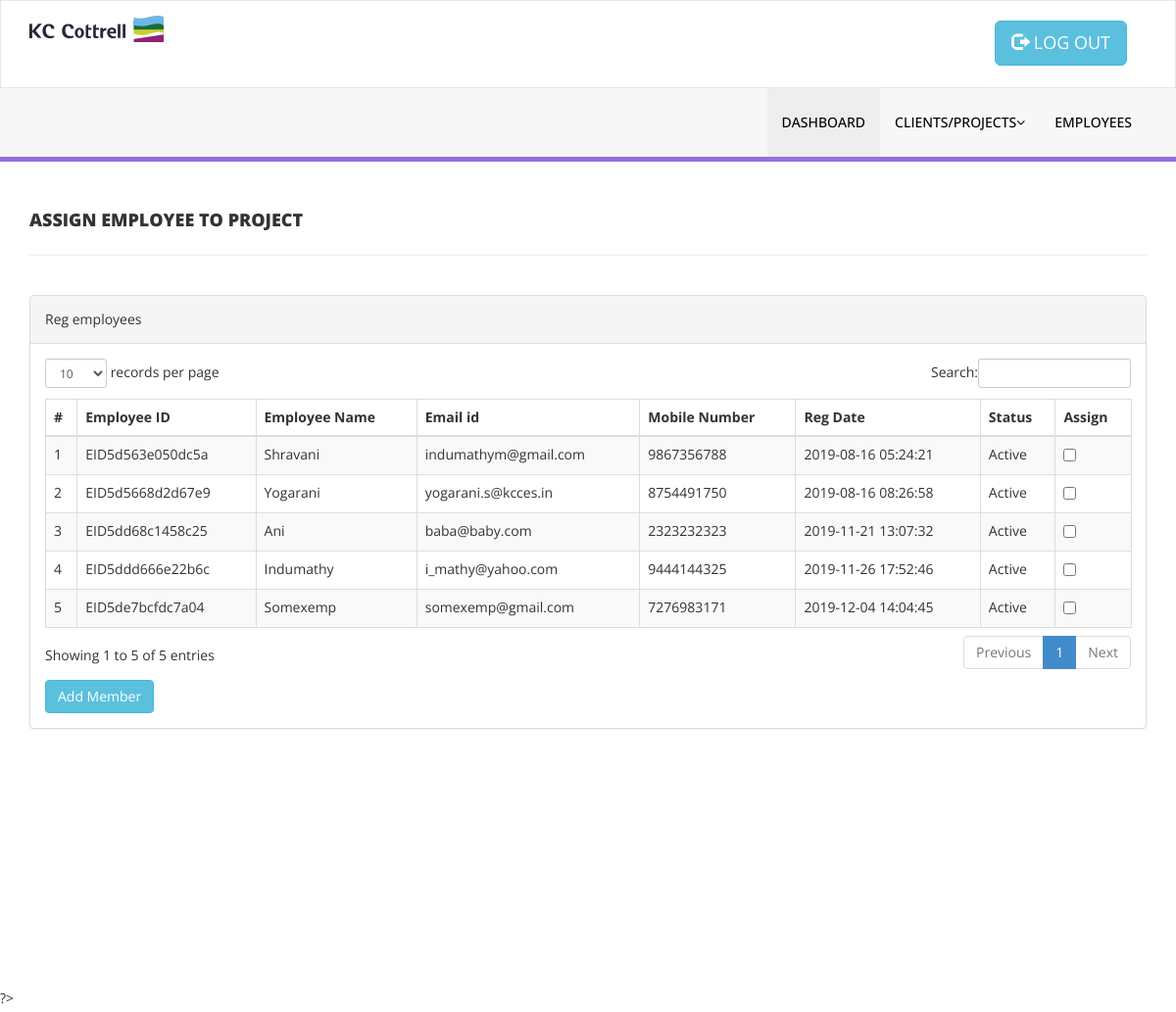
The page /admin/Administrator2/select-employee.php on the database its author committed.
### tables this page shows
CREATE TABLE `tblemployee` (
  `eid` varchar(30) NOT NULL,
  `FullName` varchar(20) NOT NULL,
  `Number` text NOT NULL,
  `email` varchar(50) NOT NULL,
  `password` varchar(300) NOT NULL,
  `RegDate` datetime NOT NULL,
  `status` int(10) NOT NULL,
  `Type` int(1) NOT NULL
);

### admin/Administrator2/select-employee.php (the view, shortened to what this page needs)
<?php
include('includes/config.php');
    ?>
<!DOCTYPE html>
<html xmlns="http://www.w3.org/1999/xhtml">
<head>
    <link href="assets/css/bootstrap.css" rel="stylesheet" />
    <link href="assets/css/font-awesome.css" rel="stylesheet" />
    <link href="assets/js/dataTables/dataTables.bootstrap.css" rel="stylesheet" />
    <link href="assets/css/style.css" rel="stylesheet" />
</head>
<body>
<?php include('includes/header.php');?>
    <div class="content-wrapper">
    <div class="container">
        <form action='here.php' method='POST'>
        <div class="row pad-botm">
            <div class="col-md-12">
                <h4 class="header-line">Assign Employee to Project</h4>
    </div>
        </div>
            <div class="row">
                <div class="col-md-12">
                    <div class="panel panel-default">
                        <div class="panel-heading">
                          Reg employees
                        </div>
                        <div class="panel-body">
                            <div class="table-responsive">
                                <table class="table table-striped table-bordered table-hover" id="dataTables-example">
                                    <thead>
                                        <tr>
                                            <th>#</th>
                                            <th>Employee ID</th>
                                            <th>Employee Name</th>
                                            <th>Email id </th>
                                            <th>Mobile Number</th>
                                            <th>Reg Date</th>
                                            <th>Status</th>
                                            <th>Assign</th>
                                    <tbody>
<?php $sql = "SELECT * from tblemployee where status=1 and Type=2";
$results=$conn-> query($sql);
$results->fetch_all(MYSQLI_ASSOC);
$cnt=1;
$num = 0;
if($results->num_rows>0)
{
foreach($results as $result)
{               ?>
                                        <tr class="odd gradeX">
                                            <td class="center"><?php echo htmlentities($cnt);?></td>
                                            <td class="center"><?php echo htmlentities($result['eid']);?></td>
                                            <td class="center"><?php echo htmlentities($result['FullName']);?></td>
                                            <td class="center"><?php echo htmlentities($result['email']);?></td>
                                            <td class="center"><?php echo htmlentities($result['Number']);?></td>
                                             <td class="center"><?php echo htmlentities($result['RegDate']);?></td>
                                            <td class="center"><?php if($result['status']==1)
                                            {
                                                echo htmlentities("Active");
                                            } else {
                                            echo htmlentities("Blocked");
											}
                                            ?></td>
                                            <td><input type='checkbox' name='emp[<?php echo $num;?>]' value='<?php echo htmlentities ($result['eid']);?>'></td>
                                        </tr>
 <?php $cnt=$cnt+1; $num = $num+1;}} ?>
                                    </tbody>
                                </table>
                            </div>
                        <input type="submit" name="add" value='Add Member' class="btn btn-info">
                        </div>
                    </div>
                </div>
            </div>
        </form>
    </div>
    </div>
</body>
</html>

### admin/Administrator2/includes/header.php (shortened to what this page needs)
<div class="navbar navbar-inverse set-radius-zero" >
        <div class="container">
            <div class="navbar-header">
                <a class="navbar-brand">
			<img src="assets/kc-logo.png" alt="logo"/>
                </a>
            </div>
           <div class="right-div">
                <a href="logout.php" class="btn btn-info btn-lg"> <span class="glyphicon glyphicon-log-out"></span> LOG OUT</a>
            </div>
        </div>
    </div>
    <section class="menu-section">
        <div class="container">
            <div class="row ">
                <div class="col-md-12">
                    <div class="navbar-collapse collapse ">
                        <ul id="menu-top" class="nav navbar-nav navbar-right">
                            <li><a href="dashboard.php" class="menu-top-active">DASHBOARD</a></li>
                            <li>
                                <a href="#" class="dropdown-toggle" id="ddlmenuItem" data-toggle="dropdown">Clients/Projects<i class="fa fa-angle-down"></i></a>
                            </li>
                             <li><a href="reg-employee.php">Employees</a></li>
                        </ul>
                    </div>
                </div>
            </div>
        </div>
    </section>

### admin/Administrator2/assets/css/style.css (style rules this page uses)
.set-radius-zero { border-radius:0px; -moz-border-radius:0px; -webkit-border-radius:0px; }
.content-wrapper { margin-top: 40px; min-height:800px; padding-bottom:90px; }
.header-line { font-weight:900; padding-bottom:25px; border-bottom:1px solid #eeeeee; text-transform:uppercase; }
.pad-botm { padding-bottom:30px; }
.right-div { float: right; padding: 20px; }
#menu-top a { color:#000; text-decoration:none; font-weight:500; padding: 25px 15px 25px 15px; text-transform:uppercase; }
.menu-section { background-color: #f7f7f7; border-bottom:5px solid #9170E4; width:100% }
.menu-top-active { background-color:#eeeeee; }
.navbar-inverse { background-color: #FFF; border-color: rgba(155, 153, 153, 0.23); }
.navbar { min-height: 90px; margin-bottom: 0px; }

### rows shown on the page
tblemployee: eid "EID5d563e050dc5a", FullName "Shravani", email "indumathym@gmail.com", Number "9867356788", RegDate "2019-08-16 05:24:21"
tblemployee: eid "EID5d5668d2d67e9", FullName "Yogarani", email "yogarani.s@kcces.in", Number "8754491750", RegDate "2019-08-16 08:26:58"
tblemployee: eid "EID5dd68c1458c25", FullName "Ani", email "baba@baby.com", Number "2323232323", RegDate "2019-11-21 13:07:32"
tblemployee: eid "EID5ddd666e22b6c", FullName "Indumathy", email "i_mathy@yahoo.com", Number "9444144325", RegDate "2019-11-26 17:52:46"
tblemployee: eid "EID5de7bcfdc7a04", FullName "Somexemp", email "somexemp@gmail.com", Number "7276983171", RegDate "2019-12-04 14:04:45"
